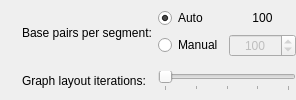
        <widget class="QWidget" name="widget_16" native="true">
         <layout class="QGridLayout" name="gridLayout_10">
          <property name="leftMargin">
           <number>0</number>
          </property>
          <property name="topMargin">
           <number>0</number>
          </property>
          <property name="rightMargin">
           <number>0</number>
          </property>
          <property name="bottomMargin">
           <number>0</number>
          </property>
          <item row="0" column="5">
           <spacer name="horizontalSpacer_2">
            <property name="orientation">
             <enum>Qt::Horizontal</enum>
            </property>
            <property name="sizeType">
             <enum>QSizePolicy::Expanding</enum>
            </property>
            <property name="sizeHint" stdset="0">
             <size>
              <width>0</width>
              <height>20</height>
             </size>
            </property>
           </spacer>
          </item>
          <item row="0" column="1">
           <spacer name="horizontalSpacer_3">
            <property name="orientation">
             <enum>Qt::Horizontal</enum>
            </property>
            <property name="sizeType">
             <enum>QSizePolicy::Expanding</enum>
            </property>
            <property name="sizeHint" stdset="0">
             <size>
              <width>0</width>
              <height>20</height>
             </size>
            </property>
           </spacer>
          </item>
          <item row="0" column="4">
           <widget class="QWidget" name="widget_6" native="true">
            <layout class="QGridLayout" name="gridLayout">
             <property name="leftMargin">
              <number>0</number>
             </property>
             <property name="topMargin">
              <number>0</number>
             </property>
             <property name="rightMargin">
              <number>0</number>
             </property>
             <property name="bottomMargin">
              <number>0</number>
             </property>
             <item row="0" column="0">
              <widget class="QRadioButton" name="basePairsPerSegmentAutoRadioButton">
               <property name="text">
                <string>Auto</string>
               </property>
               <property name="checked">
                <bool>true</bool>
               </property>
              </widget>
             </item>
             <item row="1" column="0">
              <widget class="QRadioButton" name="basePairsPerSegmentManualRadioButton">
               <property name="text">
                <string>Manual</string>
               </property>
              </widget>
             </item>
             <item row="0" column="1">
              <widget class="QLabel" name="basePairsPerSegmentAutoLabel">
               <property name="text">
                <string>100</string>
               </property>
               <property name="alignment">
                <set>Qt::AlignCenter</set>
               </property>
              </widget>
             </item>
             <item row="1" column="1">
              <widget class="QSpinBox" name="basePairsPerSegmentSpinBox">
               <property name="enabled">
                <bool>false</bool>
               </property>
               <property name="sizePolicy">
                <sizepolicy hsizetype="Minimum" vsizetype="Fixed">
                 <horstretch>0</horstretch>
                 <verstretch>0</verstretch>
                </sizepolicy>
               </property>
               <property name="alignment">
                <set>Qt::AlignCenter</set>
               </property>
               <property name="minimum">
                <number>1</number>
               </property>
               <property name="maximum">
                <number>1000000</number>
               </property>
               <property name="singleStep">
                <number>100</number>
               </property>
               <property name="value">
                <number>100</number>
               </property>
              </widget>
             </item>
            </layout>
           </widget>
          </item>
          <item row="1" column="4">
           <widget class="QSlider" name="graphLayoutQualitySlider">
            <property name="sizePolicy">
             <sizepolicy hsizetype="Minimum" vsizetype="Fixed">
              <horstretch>0</horstretch>
              <verstretch>0</verstretch>
             </sizepolicy>
            </property>
            <property name="maximum">
             <number>4</number>
            </property>
            <property name="pageStep">
             <number>1</number>
            </property>
            <property name="orientation">
             <enum>Qt::Horizontal</enum>
            </property>
            <property name="tickPosition">
             <enum>QSlider::TicksBelow</enum>
            </property>
           </widget>
          </item>
          <item row="0" column="3">
           <widget class="QLabel" name="label_10">
            <property name="sizePolicy">
             <sizepolicy hsizetype="Minimum" vsizetype="Preferred">
              <horstretch>0</horstretch>
              <verstretch>0</verstretch>
             </sizepolicy>
            </property>
            <property name="text">
             <string>Base pairs per segment:</string>
            </property>
           </widget>
          </item>
          <item row="1" column="3">
           <widget class="QLabel" name="label_3">
            <property name="sizePolicy">
             <sizepolicy hsizetype="Minimum" vsizetype="Preferred">
              <horstretch>0</horstretch>
              <verstretch>0</verstretch>
             </sizepolicy>
            </property>
            <property name="text">
             <string>Graph layout iterations:</string>
            </property>
           </widget>
          </item>
          <item row="0" column="2">
           <widget class="InfoTextWidget" name="basePairsPerSegmentInfoText" native="true">
            <property name="sizePolicy">
             <sizepolicy hsizetype="Fixed" vsizetype="Fixed">
              <horstretch>0</horstretch>
              <verstretch>0</verstretch>
             </sizepolicy>
            </property>
            <property name="minimumSize">
             <size>
              <width>16</width>
              <height>16</height>
             </size>
            </property>
           </widget>
          </item>
          <item row="1" column="2">
           <widget class="InfoTextWidget" name="graphLayoutQualityInfoText" native="true">
            <property name="sizePolicy">
             <sizepolicy hsizetype="Fixed" vsizetype="Fixed">
              <horstretch>0</horstretch>
              <verstretch>0</verstretch>
             </sizepolicy>
            </property>
            <property name="minimumSize">
             <size>
              <width>16</width>
              <height>16</height>
             </size>
            </property>
           </widget>
          </item>
         </layout>
        </widget>
